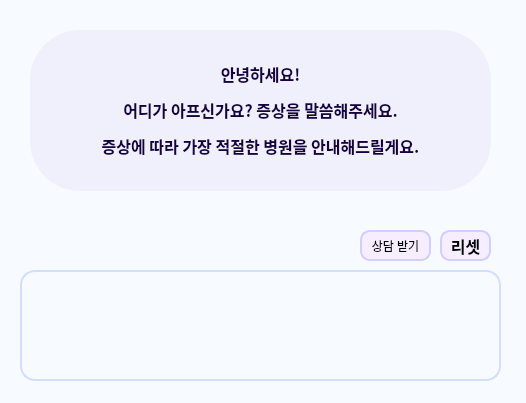
<?xml version="1.0" encoding="UTF-8"?>
<ui version="4.0">
 <class>Form</class>
 <widget class="QWidget" name="Form">
  <property name="geometry">
   <rect>
    <x>0</x>
    <y>0</y>
    <width>526</width>
    <height>403</height>
   </rect>
  </property>
  <property name="font">
   <font>
    <family>Arial</family>
    <pointsize>12</pointsize>
    <weight>75</weight>
    <bold>true</bold>
   </font>
  </property>
  <property name="windowTitle">
   <string>Form</string>
  </property>
  <property name="styleSheet">
   <string notr="true">background-color:rgb(247, 251, 255);
selection-color: rgb(247, 255, 148);

border-color: rgb(93, 163, 255);
border-width: thick</string>
  </property>
  <widget class="QTextEdit" name="input_text">
   <property name="geometry">
    <rect>
     <x>20</x>
     <y>270</y>
     <width>481</width>
     <height>111</height>
    </rect>
   </property>
   <property name="font">
    <font>
     <family>맑은 고딕</family>
     <pointsize>11</pointsize>
     <weight>75</weight>
     <bold>true</bold>
    </font>
   </property>
   <property name="styleSheet">
    <string notr="true">border: 2px solid rgb(210, 222, 252);
border-radius: 15%;
</string>
   </property>
  </widget>
  <widget class="QPushButton" name="btn_input">
   <property name="geometry">
    <rect>
     <x>360</x>
     <y>230</y>
     <width>71</width>
     <height>31</height>
    </rect>
   </property>
   <property name="font">
    <font>
     <family>Arial</family>
     <pointsize>9</pointsize>
     <weight>9</weight>
     <italic>false</italic>
     <bold>false</bold>
    </font>
   </property>
   <property name="styleSheet">
    <string notr="true">background-color: rgb(246, 237, 255);
font: 75 9pt &quot;맑은 고딕&quot;;
font: 75 9pt &quot;Arial&quot;;
font: 75 9pt &quot;Arial&quot;;
border-radius: 10%;
border-color: rgb(83, 109, 255);
border: 2px solid rgb(210, 206, 255);
</string>
   </property>
   <property name="text">
    <string>상담 받기</string>
   </property>
  </widget>
  <widget class="QLabel" name="lbl_result">
   <property name="geometry">
    <rect>
     <x>30</x>
     <y>30</y>
     <width>461</width>
     <height>161</height>
    </rect>
   </property>
   <property name="font">
    <font>
     <family>맑은 고딕</family>
     <pointsize>12</pointsize>
     <weight>75</weight>
     <italic>false</italic>
     <bold>true</bold>
     <kerning>true</kerning>
    </font>
   </property>
   <property name="styleSheet">
    <string notr="true">background-color:  rgb(240, 240, 253);
center ;
border-radius: 50%;</string>
   </property>
   <property name="text">
    <string>&lt;html&gt;&lt;head/&gt;&lt;body&gt;&lt;p align=&quot;center&quot;&gt;&lt;span style=&quot; font-weight:600; color:#1a0042;&quot;&gt;안녕하세요!&lt;/span&gt;&lt;/p&gt;&lt;p align=&quot;center&quot;&gt;&lt;span style=&quot; font-weight:600; color:#1a0042;&quot;&gt;어디가 아프신가요? 증상을 말씀해주세요.&lt;/span&gt;&lt;/p&gt;&lt;p align=&quot;center&quot;&gt;&lt;span style=&quot; font-weight:600; color:#1a0042;&quot;&gt;증상에 따라 가장 적절한 병원을 안내해드릴게요.&lt;/span&gt;&lt;/p&gt;&lt;/body&gt;&lt;/html&gt;</string>
   </property>
   <property name="alignment">
    <set>Qt::AlignCenter</set>
   </property>
  </widget>
  <widget class="QPushButton" name="btn_reset">
   <property name="geometry">
    <rect>
     <x>440</x>
     <y>230</y>
     <width>51</width>
     <height>31</height>
    </rect>
   </property>
   <property name="styleSheet">
    <string notr="true">background-color: rgb(246, 237, 255);
font: 75 9pt &quot;맑은 고딕&quot;;
font: 75 9pt &quot;Arial&quot;;
font: 75 9pt &quot;Arial&quot;;
border-radius: 10%;
border-color: rgb(83, 109, 255);
border: 2px solid rgb(210, 206, 255);
</string>
   </property>
   <property name="text">
    <string>리셋</string>
   </property>
  </widget>
  <zorder>lbl_result</zorder>
  <zorder>input_text</zorder>
  <zorder>btn_input</zorder>
  <zorder>btn_reset</zorder>
 </widget>
 <resources/>
 <connections/>
</ui>
